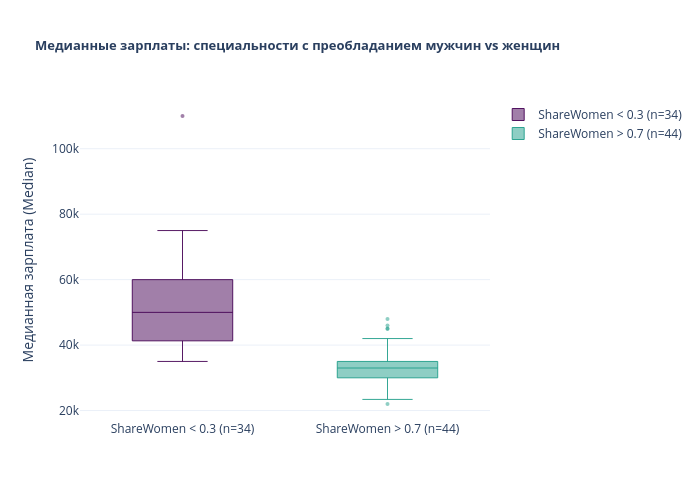

The notebook cell saved with this chart:
### Markdown cell above
$H_0$ — распределения `Median` в группах `ShareWomen < 0.3` и `ShareWomen > 0.7` не различаются;  
$H_1$ — распределения `Median` в группах `ShareWomen < 0.3` и `ShareWomen > 0.7` различаются.

### Code cell
male_dom = df[df["ShareWomen"] < 0.3]["Median"]
female_dom = df[df["ShareWomen"] > 0.7]["Median"]

fig = go.Figure()
for label, data, color in [
    (f"ShareWomen < 0.3 (n={len(male_dom)})", male_dom, "#440154"),
    (f"ShareWomen > 0.7 (n={len(female_dom)})", female_dom, "#1f9e89"),
]:
    fig.add_trace(go.Box(
        y=data,
        name=label,
        marker_color=color,
        boxpoints="outliers",
        marker=dict(size=4, opacity=0.5),
        line=dict(width=0.9),
    ))
fig.update_layout(
    title=dict(text="<b>Медианные зарплаты: специальности с преобладанием мужчин vs женщин</b>", font_size=13),
    yaxis_title="Медианная зарплата (Median)",
    template="plotly_white",
    width=700,
    height=500,
)
fig.show()

### Figure 1 — Plotly figure (JSON) as saved in the notebook; plotly's stock layout.template omitted (floating-point values rounded to 4 significant figures)
{"data": [{"boxpoints": "outliers", "line": {"width": 0.9}, "marker": {"color": "#440154", "opacity": 0.5, "size": 4}, "name": "ShareWomen < 0.3 (n=34)", "type": "box", "y": [110000, 75000, 73000, 70000, 65000, 60000, 60000, 60000, 60000, 58000, 56000, 54000, 53000, 52000, 51000, 50000, 50000, 50000, 50000, 46000, 45000, 45000, 45000, 44000, 42000, 41300, 40000, 40000, 40000, 40000, 38400, 37500, 35000, 35000]}, {"boxpoints": "outliers", "line": {"width": 0.9}, "marker": {"color": "#1f9e89", "opacity": 0.5, "size": 4}, "name": "ShareWomen > 0.7 (n=44)", "type": "box", "y": [48000, 46000, 45000, 45000, 42000, 41000, 36000, 36000, 36000, 35000, 35000, 35000, 35000, 35000, 34000, 34000, 34000, 34000, 33000, 33000, 33000, 33000, 33000, 32400, 32000, 32000, 31500, 31000, 30000, 30000, 30000, 30000, 30000, 30000, 30000, 29000, 29000, 28000, 28000, 28000, 25000, 25000, 23400, 22000]}], "layout": {"height": 500, "title": {"font": {"size": 13}, "text": "<b>Медианные зарплаты: специальности с преобладанием мужчин vs женщин</b>"}, "width": 700, "yaxis": {"title": {"text": "Медианная зарплата (Median)"}}}}
